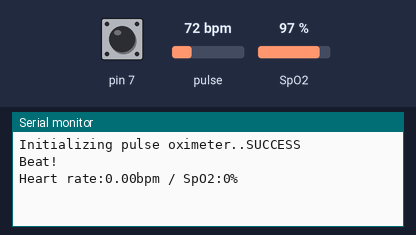
Bench run of a sketch on a simulated Arduino Uno, built with avr-gcc and run on an emulated ATmega328P. Parts: the last lines printed to the serial monitor. The inputs (shaded band) are chosen by the test bench; at power-on: pin 7 HIGH, pulse 72 bpm, SpO2 97 %.

Above: at 1.2 s.
1.3 s: pin 7 pulled LOW for 0.15 s
At 1.61 s:
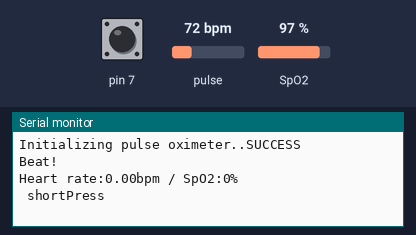
2.9 s: pin 7 pulled LOW for 1 s
5.4 s: pulse set to 42 bpm
At 6.7 s:
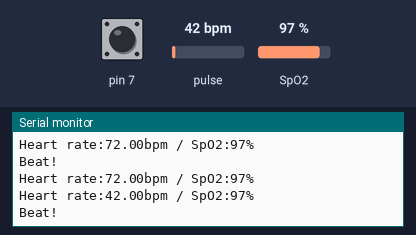
6.9 s: SpO2 set to 80 %
At 7.5 s:
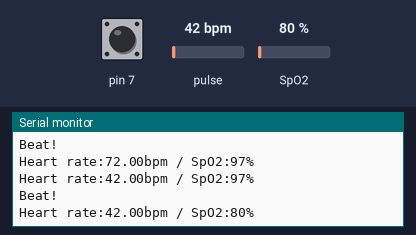
8.4 s: pulse set to 70 bpm
At 10.5 s:
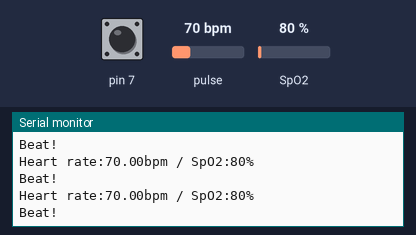
Timing chart, 0 to 10.9 s (numbered marks = the images above; inputs shaded):
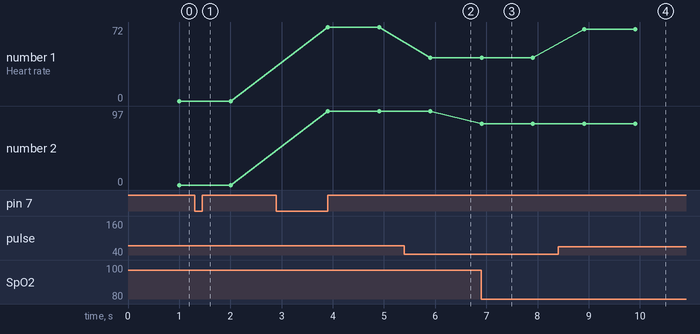

The sketch:

ProMiniHeartSerialToWemos.ino
```cpp
#include <Wire.h>
#include "MAX30100_PulseOximeter.h"

#define REPORTING_PERIOD_MS     1000
unsigned long startPress;

PulseOximeter pox;

uint32_t tsLastReport = 0;

void onBeatDetected()
{
    Serial.println("Beat!");
}

void setup()
{
    Serial.begin(115200);
    pinMode(7, INPUT_PULLUP);
    Serial.print("Initializing pulse oximeter..");

    // Initialize the PulseOximeter instance
    // Failures are generally due to an improper I2C wiring, missing power supply
    // or wrong target chip
    if (!pox.begin()) {
        Serial.println("FAILED");
        for(;;);
    } else {
        Serial.println("SUCCESS");
    }

    // The default current for the IR LED is 50mA and it could be changed
    //   by uncommenting the following line. Check MAX30100_Registers.h for all the
    //   available options.
    // pox.setIRLedCurrent(MAX30100_LED_CURR_7_6MA);

    // Register a callback for the beat detection
    pox.setOnBeatDetectedCallback(onBeatDetected);
}

void loop()
{
    // Make sure to call update as fast as possible
    pox.update();

    // Asynchronously dump heart rate and oxidation levels to the serial
    // For both, a value of 0 means "invalid"
    if (millis() - tsLastReport > REPORTING_PERIOD_MS) {
        Serial.print("Heart rate:");
        Serial.print(pox.getHeartRate());
        Serial.print("bpm / SpO2:");
        Serial.print(pox.getSpO2());
        Serial.println("%");
        tsLastReport = millis();
    }
    if (digitalRead(7) == LOW){
      pox.shutdown();
      startPress = millis();
      while (digitalRead(7) == LOW){
        delay(10);
      }
      if (millis() - startPress > 500){
        Serial.println(" longPress");
      } else {
        Serial.println(" shortPress");
      }
      pox.resume();
      startPress = 0;
  }
}
```

Measured:
- after the input at 1.3 s, the serial monitor: prints a new line after 0.15 s (image 1)
- after the input at 5.4 s, the serial monitor: prints a new line after 0.51 s (image 2)
- after the input at 6.9 s, the serial monitor: prints a new line at once (image 3)
- after the input at 8.4 s, the serial monitor: prints a new line after 0.51 s (image 4)
- plotted number 1: 72 → 42 after the input at 5.4 s, 42 → 70 after the input at 8.4 s
- plotted number 2: 97 → 80 after the input at 6.9 s
